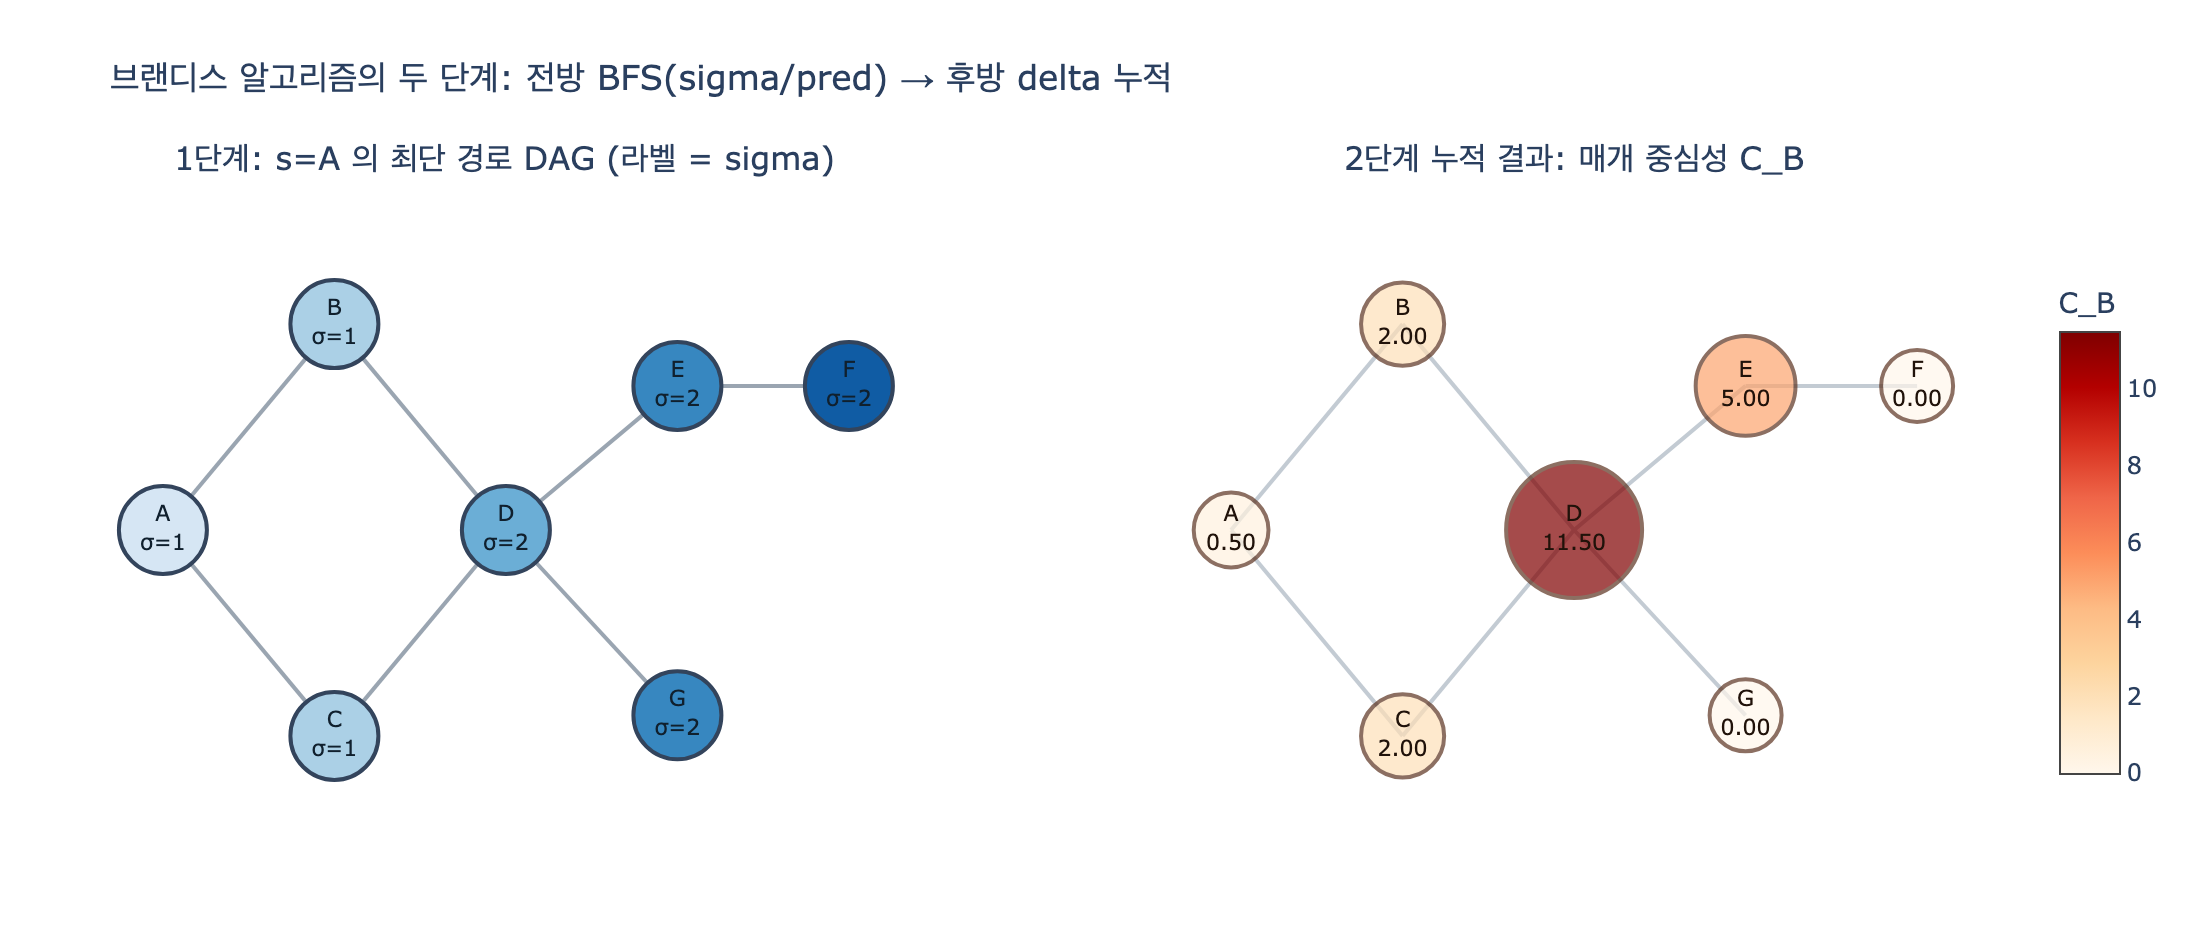

Generate this figure with Python:
# %% [markdown]
# # 브랜디스(Brandes) 알고리즘의 두 단계
#
# > **질문** 브랜디스 알고리즘의 두 단계는 무엇인가?
# >
# > **답** 전방 BFS로 각 노드의 최단 경로 수 $\sigma$ 와 선행자 목록 `pred` 를 모으고,
# > 후방으로 스택을 되짚으며 $\delta$ 의존도를 누적해 매개 중심성을 더한다.
#
# 이 노트북은 **아주 작은 그래프**에서 두 단계를 회차별로 찍어 보고,
# 마지막에 `networkx.betweenness_centrality` 와 값을 대조합니다.
#
# 매개 중심성의 정의:
#
# $$
# C_B(v) \;=\; \sum_{s \neq v \neq t} \frac{\sigma_{st}(v)}{\sigma_{st}}
# \;=\; \sum_{s \neq v} \delta_{s\bullet}(v)
# $$
#
# 브랜디스는 $\sigma_{st}(v)/\sigma_{st}$ 를 **쌍별로 만들지 않고**,
# 출발점 $s$ 하나당 $\delta_{s\bullet}(\cdot)$ 를 통째로 얻습니다.

# %%
# 필요 패키지: plotly, kaleido, networkx  (pip install plotly kaleido networkx)
from collections import deque
from pathlib import Path

import networkx as nx
import plotly.graph_objects as go
from plotly.subplots import make_subplots


def _show(fig):
    try:
        from IPython import get_ipython

        if get_ipython() is not None:
            fig.show()
    except ImportError:
        pass


HERE = Path(__file__).parent if "__file__" in globals() else Path.cwd()

# 작은 예제 그래프: A에서 D로 가는 최단 경로가 2개(B 경유 / C 경유)라 sigma가 갈라진다.
EDGES = [
    ("A", "B"),
    ("A", "C"),
    ("B", "D"),
    ("C", "D"),
    ("D", "E"),
    ("D", "G"),
    ("E", "F"),
]

adj = {}
for u, v in EDGES:
    adj.setdefault(u, []).append(v)
    adj.setdefault(v, []).append(u)
adj = {k: sorted(vs) for k, vs in sorted(adj.items())}

for v, nbrs in adj.items():
    print(f"{v}: {nbrs}")
# 출력:
# A: ['B', 'C']
# B: ['A', 'D']
# C: ['A', 'D']
# D: ['B', 'C', 'E', 'G']
# E: ['D', 'F']
# F: ['E']
# G: ['D']

# %% [markdown]
# ## 1단계 — 전방 BFS (forward pass)
#
# 출발점 $s$ 에서 BFS를 **한 번** 돌면서 네 가지를 만듭니다.
#
# | 자료구조 | 뜻 | 갱신 규칙 |
# |---|---|---|
# | `dist[v]` | $s{\to}v$ 최단 거리 | BFS 표준 |
# | `sigma[v]` = $\sigma_{sv}$ | $s{\to}v$ 최단 경로 **개수** | $\sigma_{sv} = \sum_{u \in pred(v)} \sigma_{su}$, 시작값 $\sigma_{ss}=1$ |
# | `pred[v]` | $v$ 의 **선행자 목록** | $dist[v] = dist[u]+1$ 인 간선 $(u,v)$ 를 전부 저장 |
# | `stack` | BFS 방문 순서 | 거리 **비내림차순**으로 쌓인다 |
#
# 핵심은 `if dist[w] < 0` (처음 보는 노드) 과 `if dist[w] == dist[v] + 1` (최단 경로 DAG 간선) 이
# **분리된 조건**이라는 점입니다. 이미 방문한 노드라도 거리가 정확히 1 더 크면
# 그 간선은 **또 다른 최단 경로**이므로 $\sigma$ 에 더하고 `pred` 에도 넣습니다.


# %%
def forward_bfs(adj, s, verbose=False):
    """1단계: 전방 BFS. stack, pred, sigma, dist 를 돌려준다."""
    stack, pred = [], {v: [] for v in adj}
    sigma = {v: 0 for v in adj}
    sigma[s] = 1
    dist = {v: -1 for v in adj}
    dist[s] = 0
    q = deque([s])
    step = 0
    while q:
        v = q.popleft()
        stack.append(v)
        for w in adj[v]:
            if dist[w] < 0:  # 처음 보는 노드
                dist[w] = dist[v] + 1
                q.append(w)
            if dist[w] == dist[v] + 1:  # 최단 경로 DAG 의 간선
                sigma[w] += sigma[v]
                pred[w].append(v)
        step += 1
        if verbose:
            print(
                f"  회차{step} pop={v:>1}  sigma={ {k: sigma[k] for k in adj} }"
                f"  pred[{v}]={pred[v]}"
            )
    return stack, pred, sigma, dist


print("== 1단계: s=A 에서 전방 BFS ==")
stack, pred, sigma, dist = forward_bfs(adj, "A", verbose=True)
print()
print("dist :", dist)
print("sigma:", sigma)
print("pred :", {k: v for k, v in pred.items() if v})
print("stack:", stack, " <- 거리 비내림차순")
# 출력:
# == 1단계: s=A 에서 전방 BFS ==
#   회차1 pop=A  sigma={'A': 1, 'B': 1, 'C': 1, 'D': 0, 'E': 0, 'F': 0, 'G': 0}  pred[A]=[]
#   회차2 pop=B  sigma={'A': 1, 'B': 1, 'C': 1, 'D': 1, 'E': 0, 'F': 0, 'G': 0}  pred[B]=['A']
#   회차3 pop=C  sigma={'A': 1, 'B': 1, 'C': 1, 'D': 2, 'E': 0, 'F': 0, 'G': 0}  pred[C]=['A']
#   회차4 pop=D  sigma={'A': 1, 'B': 1, 'C': 1, 'D': 2, 'E': 2, 'F': 0, 'G': 2}  pred[D]=['B', 'C']
#   회차5 pop=E  sigma={'A': 1, 'B': 1, 'C': 1, 'D': 2, 'E': 2, 'F': 2, 'G': 2}  pred[E]=['D']
#   회차6 pop=G  sigma={'A': 1, 'B': 1, 'C': 1, 'D': 2, 'E': 2, 'F': 2, 'G': 2}  pred[G]=['D']
#   회차7 pop=F  sigma={'A': 1, 'B': 1, 'C': 1, 'D': 2, 'E': 2, 'F': 2, 'G': 2}  pred[F]=['E']
#
# dist : {'A': 0, 'B': 1, 'C': 1, 'D': 2, 'E': 3, 'F': 4, 'G': 3}
# sigma: {'A': 1, 'B': 1, 'C': 1, 'D': 2, 'E': 2, 'F': 2, 'G': 2}
# pred : {'B': ['A'], 'C': ['A'], 'D': ['B', 'C'], 'E': ['D'], 'F': ['E'], 'G': ['D']}
# stack: ['A', 'B', 'C', 'D', 'E', 'G', 'F']  <- 거리 비내림차순

# %% [markdown]
# 회차4에서 `sigma[D]` 가 1에서 2가 되는 순간이 이 예제의 요점입니다.
# `D` 는 `B` 경유와 `C` 경유로 도달할 수 있으므로 $\sigma_{AD}=2$ 이고,
# 그 뒤 `E`, `G`, `F` 도 전부 $\sigma = 2$ 를 물려받습니다.
#
# 같은 거리에 있는 노드끼리의 간선(예: $dist[v] = dist[w]$)은
# `dist[w] == dist[v] + 1` 조건에서 자동으로 걸러집니다.

# %% [markdown]
# ## 2단계 — 후방 의존도 누적 (backward accumulation)
#
# `stack` 을 pop 하면 $s$ 에서 **먼 노드부터** 나옵니다.
# 그래서 $w$ 를 꺼낼 시점에는 $w$ 의 모든 후속자 처리가 이미 끝나 있고,
# `delta[w]` 가 **최종값으로 확정**되어 있습니다.
#
# $$
# \delta_{s\bullet}(v) \;=\; \sum_{w \,:\, v \in pred(w)} \frac{\sigma_{sv}}{\sigma_{sw}}\bigl(1 + \delta_{s\bullet}(w)\bigr)
# $$
#
# `1` 은 "목적지가 바로 $w$ 자신"인 항, `delta[w]` 는 "목적지가 $w$ 너머"인 항입니다.
# 확정된 $\delta_{s\bullet}(w)$ 를 그대로 $C_B(w)$ 에 더합니다(단 $w = s$ 는 제외).


# %%
def backward_accumulate(adj, s, stack, pred, sigma, cb, verbose=False):
    """2단계: 스택을 되짚으며 delta 를 누적하고 cb 에 더한다."""
    delta = {v: 0.0 for v in adj}
    stack = list(stack)
    step = 0
    while stack:
        w = stack.pop()
        step += 1
        terms = []
        for v in pred[w]:
            add = sigma[v] / sigma[w] * (1 + delta[w])
            delta[v] += add
            terms.append(f"delta[{v}] += {sigma[v]}/{sigma[w]}*(1+{delta[w]:.2f}) = {add:.2f}")
        if w != s:
            cb[w] += delta[w]
        if verbose:
            joined = "; ".join(terms) if terms else "(선행자 없음)"
            mark = "  -> cb 갱신 없음(w == s)" if w == s else f"  -> cb[{w}] += {delta[w]:.2f}"
            print(f"  회차{step} pop={w} delta[{w}]={delta[w]:.2f} 확정 | {joined}{mark}")
    return delta


cb = {v: 0.0 for v in adj}
print("== 2단계: s=A 후방 누적 ==")
delta = backward_accumulate(adj, "A", stack, pred, sigma, cb, verbose=True)
print()
print("delta(s=A):", {k: round(v, 3) for k, v in delta.items()})
print("cb   (s=A):", {k: round(v, 3) for k, v in cb.items()})
# 출력:
# == 2단계: s=A 후방 누적 ==
#   회차1 pop=F delta[F]=0.00 확정 | delta[E] += 2/2*(1+0.00) = 1.00  -> cb[F] += 0.00
#   회차2 pop=G delta[G]=0.00 확정 | delta[D] += 2/2*(1+0.00) = 1.00  -> cb[G] += 0.00
#   회차3 pop=E delta[E]=1.00 확정 | delta[D] += 2/2*(1+1.00) = 2.00  -> cb[E] += 1.00
#   회차4 pop=D delta[D]=3.00 확정 | delta[B] += 1/2*(1+3.00) = 2.00; delta[C] += 1/2*(1+3.00) = 2.00  -> cb[D] += 3.00
#   회차5 pop=C delta[C]=2.00 확정 | delta[A] += 1/1*(1+2.00) = 3.00  -> cb[C] += 2.00
#   회차6 pop=B delta[B]=2.00 확정 | delta[A] += 1/1*(1+2.00) = 3.00  -> cb[B] += 2.00
#   회차7 pop=A delta[A]=6.00 확정 | (선행자 없음)  -> cb 갱신 없음(w == s)
#
# delta(s=A): {'A': 6.0, 'B': 2.0, 'C': 2.0, 'D': 3.0, 'E': 1.0, 'F': 0.0, 'G': 0.0}
# cb   (s=A): {'A': 0.0, 'B': 2.0, 'C': 2.0, 'D': 3.0, 'E': 1.0, 'F': 0.0, 'G': 0.0}

# %% [markdown]
# 손으로 검산해 봅시다. $s=A$ 일 때 $\delta_{A\bullet}(D) = 3$ 이 맞나?
#
# - $t \in \{E, G\}$: $A{\to}t$ 최단 경로는 **전부** $D$ 를 지납니다 → 각각 기여 $1$.
# - $t = F$: 역시 전부 $D$ 를 지납니다 → 기여 $1$.
# - 합 $= 3$. ✅
#
# $\delta_{A\bullet}(B) = 2$ 는? $A{\to}D$ 최단 경로 2개 중 $B$ 를 지나는 건 1개이므로 $1/2$.
# $t \in \{E, G, F\}$ 도 각각 $1/2$. 합 $= 4 \times 0.5 = 2$. ✅
#
# 그리고 `pop=D` 회차에서 $\delta[D]=3$ 이 확정되려면 그 전에 `E`, `G` 가 이미 pop 되어 있어야 합니다.
# 최단 경로 DAG에서 후속자는 항상 $dist$ 가 1 더 크므로,
# **거리 비증가 순서 = 위상 정렬의 역순**이고 BFS 스택 pop 이 이 조건을 공짜로 줍니다.

# %% [markdown]
# ## 두 단계를 모든 출발점에 대해 반복 = 브랜디스 알고리즘


# %%
def brandes(adj, sources=None, normalized=False):
    cb = {v: 0.0 for v in adj}
    for s in sources if sources is not None else adj:
        stack, pred, sigma, _ = forward_bfs(adj, s)  # 1단계
        backward_accumulate(adj, s, stack, pred, sigma, cb)  # 2단계
    n = len(adj)
    for v in cb:  # 무향 그래프: (s,t)와 (t,s)를 두 번 셌으므로 /2
        cb[v] /= 2.0
        if normalized:
            cb[v] /= (n - 1) * (n - 2) / 2.0
    return cb


mine = brandes(adj)
print("출발점별 delta 누적 (s 하나씩):")
for s in adj:
    part = {v: 0.0 for v in adj}
    st, pr, sg, _ = forward_bfs(adj, s)
    backward_accumulate(adj, s, st, pr, sg, part)
    print(f"  s={s}: ", {k: round(v, 2) for k, v in part.items()})
print()
print("C_B (raw):", {k: round(v, 3) for k, v in mine.items()})
# 출력:
# 출발점별 delta 누적 (s 하나씩):
#   s=A:  {'A': 0.0, 'B': 2.0, 'C': 2.0, 'D': 3.0, 'E': 1.0, 'F': 0.0, 'G': 0.0}
#   s=B:  {'A': 0.5, 'B': 0.0, 'C': 0.0, 'D': 3.5, 'E': 1.0, 'F': 0.0, 'G': 0.0}
#   s=C:  {'A': 0.5, 'B': 0.0, 'C': 0.0, 'D': 3.5, 'E': 1.0, 'F': 0.0, 'G': 0.0}
#   s=D:  {'A': 0.0, 'B': 0.5, 'C': 0.5, 'D': 0.0, 'E': 1.0, 'F': 0.0, 'G': 0.0}
#   s=E:  {'A': 0.0, 'B': 0.5, 'C': 0.5, 'D': 4.0, 'E': 0.0, 'F': 0.0, 'G': 0.0}
#   s=F:  {'A': 0.0, 'B': 0.5, 'C': 0.5, 'D': 4.0, 'E': 5.0, 'F': 0.0, 'G': 0.0}
#   s=G:  {'A': 0.0, 'B': 0.5, 'C': 0.5, 'D': 5.0, 'E': 1.0, 'F': 0.0, 'G': 0.0}
#
# C_B (raw): {'A': 0.5, 'B': 2.0, 'C': 2.0, 'D': 11.5, 'E': 5.0, 'F': 0.0, 'G': 0.0}
#
# 참고: 위 표는 이미 2로 나눈 뒤가 아니라 s별 delta 합이고,
# C_B (raw) 는 그 세로 합을 2로 나눈 값이다. 예) D: (3+3.5+3.5+0+4+4+5)/2 = 11.5

# %% [markdown]
# ## networkx 와 대조
#
# `networkx.betweenness_centrality` 는 바로 이 브랜디스 알고리즘을 씁니다.

# %%
G = nx.Graph()
G.add_edges_from(EDGES)

nx_raw = nx.betweenness_centrality(G, normalized=False)
nx_norm = nx.betweenness_centrality(G, normalized=True)
my_norm = brandes(adj, normalized=True)

print(f"{'node':>5} {'내 raw':>9} {'nx raw':>9} {'내 norm':>9} {'nx norm':>9}  일치")
ok = True
for v in sorted(adj):
    same = abs(mine[v] - nx_raw[v]) < 1e-9 and abs(my_norm[v] - nx_norm[v]) < 1e-9
    ok &= same
    print(f"{v:>5} {mine[v]:>9.3f} {nx_raw[v]:>9.3f} {my_norm[v]:>9.3f} {nx_norm[v]:>9.3f}  {'O' if same else 'X'}")
print()
print("전부 일치?", ok)
# 출력:
#  node     내 raw    nx raw    내 norm   nx norm  일치
#     A     0.500     0.500     0.033     0.033  O
#     B     2.000     2.000     0.133     0.133  O
#     C     2.000     2.000     0.133     0.133  O
#     D    11.500    11.500     0.767     0.767  O
#     E     5.000     5.000     0.333     0.333  O
#     F     0.000     0.000     0.000     0.000  O
#     G     0.000     0.000     0.000     0.000  O
#
# 전부 일치? True

# %% [markdown]
# ## 시각화
#
# 왼쪽: $s=A$ 에서의 **최단 경로 DAG**. 화살표는 `pred` 관계(선행자 → 노드),
# 노드 라벨은 $\sigma$ 값, 세로 열은 `dist` 계층입니다.
# 오른쪽: 두 단계를 모든 $s$ 에 대해 돌려 얻은 **매개 중심성**. 원 크기·색이 $C_B$.

# %%
POS = {  # x = dist(A, v) 계층, y = 갈래
    "A": (0.0, 0.0),
    "B": (1.0, 1.0),
    "C": (1.0, -1.0),
    "D": (2.0, 0.0),
    "E": (3.0, 0.7),
    "G": (3.0, -0.9),
    "F": (4.0, 0.7),
}

fig = make_subplots(
    rows=1,
    cols=2,
    subplot_titles=(
        "1단계: s=A 의 최단 경로 DAG (라벨 = sigma)",
        "2단계 누적 결과: 매개 중심성 C_B",
    ),
    horizontal_spacing=0.09,
)

# --- 왼쪽: 최단 경로 DAG ---
dag_edges = [(u, w) for w in pred for u in pred[w]]
ex, ey = [], []
for u, w in dag_edges:
    ex += [POS[u][0], POS[w][0], None]
    ey += [POS[u][1], POS[w][1], None]
fig.add_trace(
    go.Scatter(x=ex, y=ey, mode="lines", line=dict(color="#9aa5b1", width=2), hoverinfo="skip", showlegend=False),
    row=1,
    col=1,
)
# 최단 경로에 못 들어간 간선 (같은 거리끼리 등) 은 점선으로
dag_set = {frozenset(e) for e in dag_edges}
nx_, ny_ = [], []
for u, v in EDGES:
    if frozenset((u, v)) not in dag_set:
        nx_ += [POS[u][0], POS[v][0], None]
        ny_ += [POS[u][1], POS[v][1], None]
if nx_:
    fig.add_trace(
        go.Scatter(x=nx_, y=ny_, mode="lines", line=dict(color="#d9dee3", width=1, dash="dot"),
                   hoverinfo="skip", showlegend=False),
        row=1,
        col=1,
    )
fig.add_trace(
    go.Scatter(
        x=[POS[v][0] for v in adj],
        y=[POS[v][1] for v in adj],
        mode="markers+text",
        marker=dict(size=44, color=[dist[v] for v in adj], colorscale="Blues", cmin=-1, cmax=5,
                    line=dict(color="#33445c", width=2)),
        text=[f"{v}<br>σ={sigma[v]}" for v in adj],
        textposition="middle center",
        textfont=dict(size=11, color="#10202e"),
        hovertext=[f"{v}: dist={dist[v]}, sigma={sigma[v]}, pred={pred[v]}, delta={delta[v]:.2f}" for v in adj],
        hoverinfo="text",
        showlegend=False,
    ),
    row=1,
    col=1,
)

# --- 오른쪽: 매개 중심성 ---
ex2, ey2 = [], []
for u, v in EDGES:
    ex2 += [POS[u][0], POS[v][0], None]
    ey2 += [POS[u][1], POS[v][1], None]
fig.add_trace(
    go.Scatter(x=ex2, y=ey2, mode="lines", line=dict(color="#c3cbd3", width=2), hoverinfo="skip", showlegend=False),
    row=1,
    col=2,
)
vals = [mine[v] for v in adj]
fig.add_trace(
    go.Scatter(
        x=[POS[v][0] for v in adj],
        y=[POS[v][1] for v in adj],
        mode="markers+text",
        marker=dict(
            size=[36 + 32 * (mine[v] / max(vals)) for v in adj],
            color=vals,
            colorscale="OrRd",
            cmin=0,
            cmax=max(vals),
            line=dict(color="#5c3320", width=2),
            colorbar=dict(title="C_B", x=1.01, len=0.75),
        ),
        text=[f"{v}<br>{mine[v]:.2f}" for v in adj],
        textposition="middle center",
        textfont=dict(size=11, color="#20120a"),
        hovertext=[f"{v}: C_B(raw)={mine[v]:.3f}, 정규화={my_norm[v]:.3f}" for v in adj],
        hoverinfo="text",
        showlegend=False,
    ),
    row=1,
    col=2,
)

fig.update_xaxes(visible=False, range=[-0.6, 4.6])
fig.update_yaxes(visible=False, range=[-1.7, 1.7], scaleanchor=None)
fig.update_layout(
    title="브랜디스 알고리즘의 두 단계: 전방 BFS(sigma/pred) → 후방 delta 누적",
    width=1100,
    height=470,
    plot_bgcolor="white",
    paper_bgcolor="white",
    margin=dict(l=30, r=90, t=90, b=30),
)

out = HERE / "expy.png"
fig.write_image(str(out), scale=2)  # 필요 패키지: kaleido
print("저장:", out.name, "존재:", out.exists())
_show(fig)
# 출력:
# 저장: expy.png 존재: True

# %% [markdown]
# ## 한 줄로 다시
#
# > **1단계(전방)**: $s$ 에서 BFS 한 번 → 최단 경로 수 $\sigma$ 와 선행자 `pred` 로
# > **최단 경로 DAG** 를 만들고, 방문 순서를 스택에 쌓는다.
# >
# > **2단계(후방)**: 스택을 pop 하며(= 먼 노드부터)
# > $\delta_v \mathrel{+}= \frac{\sigma_v}{\sigma_w}(1+\delta_w)$ 로 의존도를 아래에서 위로 접어 올리고,
# > 확정된 $\delta_w$ 를 $C_B(w)$ 에 더한다.
#
# 이 구조 덕분에 쌍별 의존도 $\sigma_{st}(v)/\sigma_{st}$ 를 **한 번도 만들지 않고**
# 비용이 $\Theta(V^3)$·$\Theta(V^2)$ 공간에서 $O(VE)$·$O(V+E)$ 공간으로 떨어집니다.
